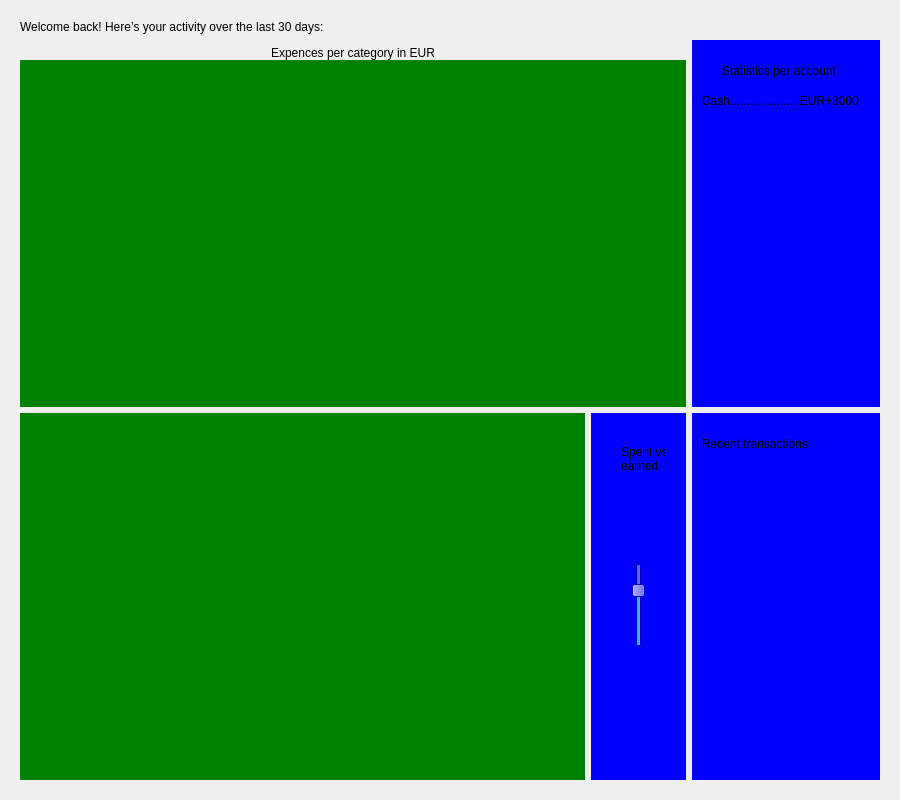
<?xml version="1.0" encoding="UTF-8"?>
<ui version="4.0">
 <class>HomePage</class>
 <widget class="QWidget" name="HomePage">
  <property name="geometry">
   <rect>
    <x>0</x>
    <y>0</y>
    <width>900</width>
    <height>800</height>
   </rect>
  </property>
  <property name="windowTitle">
   <string>HomePage</string>
  </property>
  <layout class="QVBoxLayout" name="verticalLayout">
   <item>
    <widget class="QWidget" name="widget" native="true">
     <layout class="QGridLayout" name="gridLayout" rowstretch="0,1,1" columnstretch="6,1,2">
      <item row="2" column="1">
       <widget class="QWidget" name="widget_3" native="true">
        <property name="styleSheet">
         <string notr="true">background-color: blue</string>
        </property>
        <widget class="QSlider" name="verticalSlider">
         <property name="geometry">
          <rect>
           <x>40</x>
           <y>150</y>
           <width>16</width>
           <height>84</height>
          </rect>
         </property>
         <property name="value">
          <number>70</number>
         </property>
         <property name="orientation">
          <enum>Qt::Orientation::Vertical</enum>
         </property>
        </widget>
        <widget class="QLabel" name="label">
         <property name="geometry">
          <rect>
           <x>30</x>
           <y>30</y>
           <width>44</width>
           <height>32</height>
          </rect>
         </property>
         <property name="text">
          <string>Spent vs
earned</string>
         </property>
        </widget>
       </widget>
      </item>
      <item row="1" column="2">
       <widget class="QWidget" name="widget_2" native="true">
        <property name="styleSheet">
         <string notr="true">background-color: blue</string>
        </property>
        <widget class="QLabel" name="label_2">
         <property name="geometry">
          <rect>
           <x>30</x>
           <y>10</y>
           <width>161</width>
           <height>41</height>
          </rect>
         </property>
         <property name="text">
          <string>Statistics per account</string>
         </property>
        </widget>
        <widget class="QLabel" name="label_3">
         <property name="geometry">
          <rect>
           <x>10</x>
           <y>50</y>
           <width>181</width>
           <height>21</height>
          </rect>
         </property>
         <property name="text">
          <string>Cash.....................EUR+3000</string>
         </property>
        </widget>
       </widget>
      </item>
      <item row="1" column="0" colspan="2">
       <layout class="QVBoxLayout" name="verticalLayout_2">
        <property name="spacing">
         <number>0</number>
        </property>
        <property name="topMargin">
         <number>6</number>
        </property>
        <item>
         <widget class="QLabel" name="categoriesPlotLabel">
          <property name="styleSheet">
           <string notr="true"/>
          </property>
          <property name="text">
           <string>Expences per category in EUR</string>
          </property>
          <property name="alignment">
           <set>Qt::AlignmentFlag::AlignCenter</set>
          </property>
         </widget>
        </item>
        <item>
         <widget class="QCustomPlot" name="categoriesPlot" native="true">
          <property name="sizePolicy">
           <sizepolicy hsizetype="Preferred" vsizetype="Preferred">
            <horstretch>0</horstretch>
            <verstretch>1</verstretch>
           </sizepolicy>
          </property>
          <property name="styleSheet">
           <string notr="true">background-color: green</string>
          </property>
         </widget>
        </item>
       </layout>
      </item>
      <item row="2" column="2">
       <widget class="QWidget" name="widget_4" native="true">
        <property name="styleSheet">
         <string notr="true">background-color: blue</string>
        </property>
        <widget class="QLabel" name="label_5">
         <property name="geometry">
          <rect>
           <x>10</x>
           <y>10</y>
           <width>131</width>
           <height>41</height>
          </rect>
         </property>
         <property name="text">
          <string>Recent transactions </string>
         </property>
        </widget>
       </widget>
      </item>
      <item row="2" column="0">
       <widget class="QCustomPlot" name="financesPlot" native="true">
        <property name="styleSheet">
         <string notr="true">background-color: green</string>
        </property>
       </widget>
      </item>
      <item row="0" column="0" colspan="3">
       <widget class="QLabel" name="label_4">
        <property name="styleSheet">
         <string notr="true">font: 600 14pt &quot;Segoe UI&quot;;</string>
        </property>
        <property name="text">
         <string>Welcome back! Here’s your activity over the last 30 days:</string>
        </property>
        <property name="alignment">
         <set>Qt::AlignmentFlag::AlignLeading|Qt::AlignmentFlag::AlignLeft|Qt::AlignmentFlag::AlignVCenter</set>
        </property>
       </widget>
      </item>
     </layout>
    </widget>
   </item>
  </layout>
 </widget>
 <customwidgets>
  <customwidget>
   <class>QCustomPlot</class>
   <extends>QWidget</extends>
   <header>qcustomplot.h</header>
   <container>1</container>
  </customwidget>
 </customwidgets>
 <resources/>
 <connections/>
</ui>
